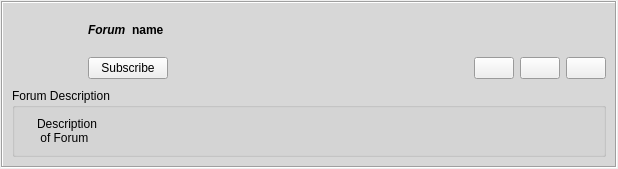
<?xml version="1.0" encoding="UTF-8"?>
<ui version="4.0">
 <class>GxsForumGroupItem</class>
 <widget class="QWidget" name="GxsForumGroupItem">
  <property name="geometry">
   <rect>
    <x>0</x>
    <y>0</y>
    <width>618</width>
    <height>161</height>
   </rect>
  </property>
  <layout class="QGridLayout">
   <property name="leftMargin">
    <number>1</number>
   </property>
   <property name="topMargin">
    <number>1</number>
   </property>
   <property name="rightMargin">
    <number>1</number>
   </property>
   <property name="bottomMargin">
    <number>1</number>
   </property>
   <item row="0" column="0">
    <widget class="QFrame" name="frame">
     <property name="sizePolicy">
      <sizepolicy hsizetype="Expanding" vsizetype="Preferred">
       <horstretch>0</horstretch>
       <verstretch>0</verstretch>
      </sizepolicy>
     </property>
     <property name="palette">
      <palette>
       <active>
        <colorrole role="Base">
         <brush brushstyle="SolidPattern">
          <color alpha="255">
           <red>215</red>
           <green>215</green>
           <blue>215</blue>
          </color>
         </brush>
        </colorrole>
        <colorrole role="Window">
         <brush brushstyle="SolidPattern">
          <color alpha="255">
           <red>215</red>
           <green>215</green>
           <blue>215</blue>
          </color>
         </brush>
        </colorrole>
       </active>
       <inactive>
        <colorrole role="Base">
         <brush brushstyle="SolidPattern">
          <color alpha="255">
           <red>215</red>
           <green>215</green>
           <blue>215</blue>
          </color>
         </brush>
        </colorrole>
        <colorrole role="Window">
         <brush brushstyle="SolidPattern">
          <color alpha="255">
           <red>215</red>
           <green>215</green>
           <blue>215</blue>
          </color>
         </brush>
        </colorrole>
       </inactive>
       <disabled>
        <colorrole role="Base">
         <brush brushstyle="SolidPattern">
          <color alpha="255">
           <red>215</red>
           <green>215</green>
           <blue>215</blue>
          </color>
         </brush>
        </colorrole>
        <colorrole role="Window">
         <brush brushstyle="SolidPattern">
          <color alpha="255">
           <red>215</red>
           <green>215</green>
           <blue>215</blue>
          </color>
         </brush>
        </colorrole>
       </disabled>
      </palette>
     </property>
     <property name="autoFillBackground">
      <bool>true</bool>
     </property>
     <property name="frameShape">
      <enum>QFrame::Box</enum>
     </property>
     <property name="frameShadow">
      <enum>QFrame::Sunken</enum>
     </property>
     <layout class="QGridLayout">
      <item row="0" column="0">
       <layout class="QGridLayout">
        <item row="0" column="0" rowspan="2">
         <widget class="QLabel" name="forumlogo_label">
          <property name="minimumSize">
           <size>
            <width>70</width>
            <height>70</height>
           </size>
          </property>
          <property name="maximumSize">
           <size>
            <width>70</width>
            <height>70</height>
           </size>
          </property>
          <property name="text">
           <string/>
          </property>
          <property name="pixmap">
           <pixmap resource="../icons.qrc">:/icons/png/forums-default.png</pixmap>
          </property>
          <property name="scaledContents">
           <bool>true</bool>
          </property>
         </widget>
        </item>
        <item row="0" column="1">
         <layout class="QHBoxLayout" name="horizontalLayout_2">
          <item>
           <widget class="QLabel" name="titleLabel">
            <property name="sizePolicy">
             <sizepolicy hsizetype="Minimum" vsizetype="Minimum">
              <horstretch>0</horstretch>
              <verstretch>0</verstretch>
             </sizepolicy>
            </property>
            <property name="font">
             <font>
              <weight>75</weight>
              <italic>true</italic>
              <bold>true</bold>
             </font>
            </property>
            <property name="text">
             <string notr="true">Forum</string>
            </property>
           </widget>
          </item>
          <item>
           <widget class="QLabel" name="nameLabel">
            <property name="font">
             <font>
              <weight>75</weight>
              <bold>true</bold>
             </font>
            </property>
            <property name="text">
             <string notr="true">name</string>
            </property>
            <property name="openExternalLinks">
             <bool>true</bool>
            </property>
           </widget>
          </item>
          <item>
           <spacer name="horizontalSpacer">
            <property name="orientation">
             <enum>Qt::Horizontal</enum>
            </property>
            <property name="sizeHint" stdset="0">
             <size>
              <width>40</width>
              <height>20</height>
             </size>
            </property>
           </spacer>
          </item>
         </layout>
        </item>
        <item row="1" column="1">
         <layout class="QHBoxLayout" name="horizontalLayout">
          <item>
           <widget class="QPushButton" name="subscribeButton">
            <property name="sizePolicy">
             <sizepolicy hsizetype="Fixed" vsizetype="Fixed">
              <horstretch>0</horstretch>
              <verstretch>0</verstretch>
             </sizepolicy>
            </property>
            <property name="focusPolicy">
             <enum>Qt::NoFocus</enum>
            </property>
            <property name="toolTip">
             <string>Subscribe to Forum</string>
            </property>
            <property name="text">
             <string>Subscribe</string>
            </property>
           </widget>
          </item>
          <item>
           <spacer>
            <property name="orientation">
             <enum>Qt::Horizontal</enum>
            </property>
            <property name="sizeType">
             <enum>QSizePolicy::Expanding</enum>
            </property>
            <property name="sizeHint" stdset="0">
             <size>
              <width>254</width>
              <height>28</height>
             </size>
            </property>
           </spacer>
          </item>
          <item>
           <widget class="QPushButton" name="copyLinkButton">
            <property name="focusPolicy">
             <enum>Qt::NoFocus</enum>
            </property>
            <property name="icon">
             <iconset resource="../icons.qrc">
              <normaloff>:/icons/png/copy.png</normaloff>:/icons/png/copy.png</iconset>
            </property>
           </widget>
          </item>
          <item>
           <widget class="QPushButton" name="expandButton">
            <property name="sizePolicy">
             <sizepolicy hsizetype="Fixed" vsizetype="Fixed">
              <horstretch>0</horstretch>
              <verstretch>0</verstretch>
             </sizepolicy>
            </property>
            <property name="focusPolicy">
             <enum>Qt::NoFocus</enum>
            </property>
            <property name="toolTip">
             <string>Expand</string>
            </property>
            <property name="icon">
             <iconset resource="../icons.qrc">
              <normaloff>:/icons/png/down-arrow.png</normaloff>:/icons/png/down-arrow.png</iconset>
            </property>
           </widget>
          </item>
          <item>
           <widget class="QPushButton" name="clearButton">
            <property name="sizePolicy">
             <sizepolicy hsizetype="Fixed" vsizetype="Fixed">
              <horstretch>0</horstretch>
              <verstretch>0</verstretch>
             </sizepolicy>
            </property>
            <property name="focusPolicy">
             <enum>Qt::NoFocus</enum>
            </property>
            <property name="toolTip">
             <string>Remove Item</string>
            </property>
            <property name="icon">
             <iconset resource="../icons.qrc">
              <normaloff>:/icons/svg/exit-red.svg</normaloff>:/icons/svg/exit-red.svg</iconset>
            </property>
           </widget>
          </item>
         </layout>
        </item>
       </layout>
      </item>
      <item row="1" column="0">
       <widget class="QFrame" name="expandFrame">
        <layout class="QVBoxLayout">
         <property name="spacing">
          <number>0</number>
         </property>
         <property name="leftMargin">
          <number>0</number>
         </property>
         <property name="topMargin">
          <number>0</number>
         </property>
         <property name="rightMargin">
          <number>0</number>
         </property>
         <property name="bottomMargin">
          <number>0</number>
         </property>
         <item>
          <widget class="QGroupBox" name="groupBox">
           <property name="title">
            <string>Forum Description</string>
           </property>
           <layout class="QHBoxLayout">
            <item>
             <widget class="QLabel" name="iconLabel">
              <property name="text">
               <string/>
              </property>
              <property name="pixmap">
               <pixmap resource="../images.qrc">:/images/contacts24.png</pixmap>
              </property>
             </widget>
            </item>
            <item>
             <widget class="QLabel" name="descLabel">
              <property name="sizePolicy">
               <sizepolicy hsizetype="MinimumExpanding" vsizetype="Preferred">
                <horstretch>0</horstretch>
                <verstretch>0</verstretch>
               </sizepolicy>
              </property>
              <property name="text">
               <string notr="true">Description 
 of Forum</string>
              </property>
             </widget>
            </item>
           </layout>
          </widget>
         </item>
        </layout>
       </widget>
      </item>
     </layout>
    </widget>
   </item>
  </layout>
 </widget>
 <resources>
  <include location="../images.qrc"/>
  <include location="../icons.qrc"/>
 </resources>
 <connections/>
</ui>
